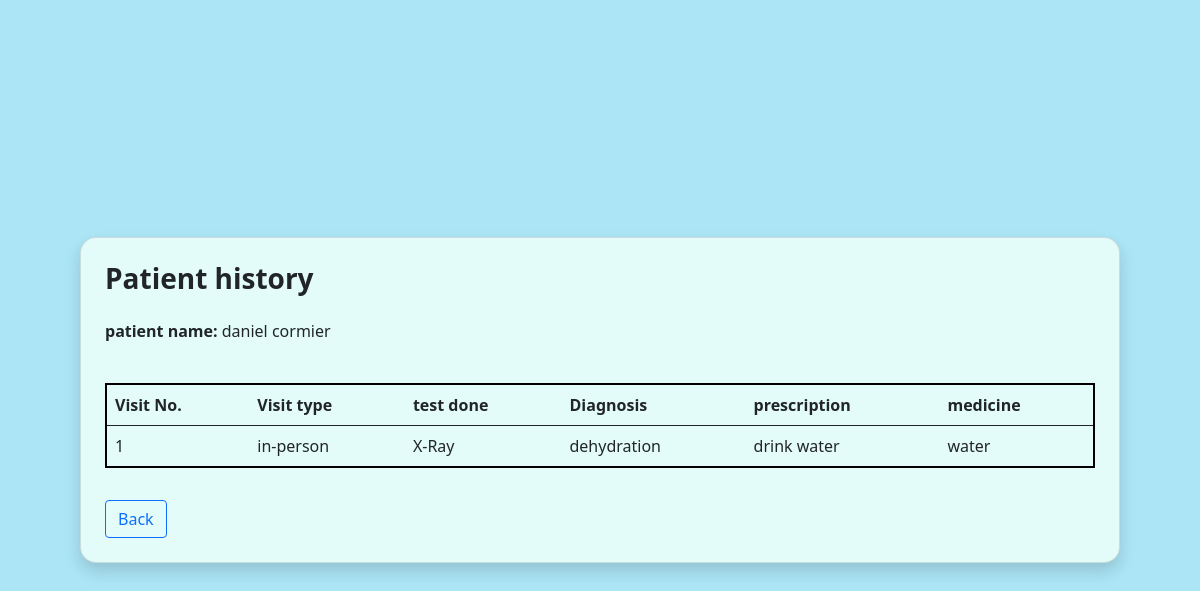
Page /doctor/patient/3/history (signed in) on the committed database.
### backend/models.py (models this page shows)
class Patient(db.Model):
    id=db.Column(db.Integer, primary_key=True)
    full_name=db.Column(db.String(100), nullable=False)
    username=db.Column(db.String(50), unique=True, nullable=False)
    email=db.Column(db.String(100), unique=True)
    password=db.Column(db.String(100), nullable=False)
    age=db.Column(db.Integer)
    is_blacklisted= db.Column(db.Boolean, default=False)
    is_admin= db.Column(db.Boolean, default=False)
    appointments=db.relationship("Appointment", backref="patient", lazy=True)

class History(db.Model):
    id=db.Column(db.Integer, primary_key=True)
    appointment_id=db.Column(db.Integer, db.ForeignKey("appointment.id"), unique=True, nullable=False)
    visit_type=db.Column(db.String(100))
    test_done=db.Column(db.String(100))
    diagnosis=db.Column(db.Text)
    prescription=db.Column(db.Text)
    medicine=db.Column(db.Text)

### backend/controllers.py (the view)
@doctor_bp.route("/patient/<int:patient_id>/history")
def patient_history(patient_id):
    if session.get("role")!="doctor":
        return redirect(url_for("patient.login"))
    patient=Patient.query.get_or_404(patient_id)
    completed=Appointment.query.filter_by(
        patient_id=patient_id,
        doctor_id=session["user_id"],
        status="Completed"
    ).all()
    if not completed:
        flash("no history available for this appointment", "warning")
        return redirect(url_for("doctor.dashboard"))
    history_items=[appt.history for appt in completed if appt.history]
    return render_template(
        "patient-history.html",
        completed=history_items,
        patient=patient
    )

### templates/patient-history.html (shortened to what this page needs)
<!DOCTYPE html>
<html lang="en">
<head>
    <link href="https://cdn.jsdelivr.net/npm/bootstrap@5.0.2/dist/css/bootstrap.min.css" rel="stylesheet">
    <link rel="stylesheet" href="{{ url_for('static', filename='style.css') }}">
</head>
<body class="d-flex justify-content-center align-items-center vh-100">
    <div class="card p-4 shadow" style="width: 65rem; background-color: #e3fcf9">
        <h3 class="fw-bold mb-4">Patient history</h3>
        <p><strong>patient name:</strong> {{ patient.full_name }} </p>
        <div class="table-responsive mt-4">
            <table class="table" style="border: 2px solid black; border-radius: 6px;">
                <thead>
                    <tr>
                        <th>Visit No.</th>
                        <th>Visit type</th>
                        <th>test done</th>
                        <th>Diagnosis</th>
                        <th>prescription</th>
                        <th>medicine</th>
                    </tr>
                </thead>
                <tbody>
                    {% for item in completed %}
                    <tr>
                        <td>{{ loop.index }} </td>
                        <td>{{ item.visit_type }} </td>
                        <td>{{ item.test_done }} </td>
                        <td>{{ item.diagnosis }} </td>
                        <td>{{ item.prescription }} </td>
                        <td>{{ item.medicine }} </td>
                    </tr>
                    {% endfor %}
                </tbody>
            </table>
            <button onclick="history.back()" class="btn btn-outline-primary mt-3">Back</button>
    </div>
</body>
</html>

### static/style.css (style rules this page uses)
body { background-color: #ace5f6; }
.card { border-radius: 16px; }

### rows in the picture
Patient: full_name "daniel cormier"
History: visit_type "in-person", test_done "X-Ray", diagnosis "dehydration", prescription "drink water", medicine "water"
